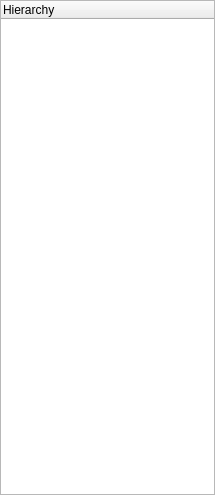
<?xml version="1.0" encoding="UTF-8"?>
<!--
  Copyright 2025 OSCHIP
  Licensed under the Apache License, Version 2.0 (the "License");
  you may not use this file except in compliance with the License.
  You may obtain a copy of the License at

      http://www.apache.org/licenses/LICENSE-2.0

  Unless required by applicable law or agreed to in writing, software
  distributed under the License is distributed on an "AS IS" BASIS,
  WITHOUT WARRANTIES OR CONDITIONS OF ANY KIND, either express or implied.
  See the License for the specific language governing permissions and
  limitations under the License.
-->
<ui version="4.0">
 <class>Instance</class>
 <widget class="QMainWindow" name="Instance">
  <property name="geometry">
   <rect>
    <x>0</x>
    <y>0</y>
    <width>215</width>
    <height>495</height>
   </rect>
  </property>
  <property name="sizePolicy">
   <sizepolicy hsizetype="Expanding" vsizetype="Expanding">
    <horstretch>0</horstretch>
    <verstretch>0</verstretch>
   </sizepolicy>
  </property>
  <property name="windowTitle">
   <string>MainWindow</string>
  </property>
  <widget class="QWidget" name="centralwidget">
   <property name="sizePolicy">
    <sizepolicy hsizetype="Expanding" vsizetype="Expanding">
     <horstretch>0</horstretch>
     <verstretch>0</verstretch>
    </sizepolicy>
   </property>
   <layout class="QHBoxLayout" name="horizontalLayout">
    <property name="leftMargin">
     <number>0</number>
    </property>
    <property name="topMargin">
     <number>0</number>
    </property>
    <property name="rightMargin">
     <number>0</number>
    </property>
    <property name="bottomMargin">
     <number>0</number>
    </property>
    <item>
     <widget class="QTreeWidget" name="treeWidget">
      <column>
       <property name="text">
        <string notr="true">Hierarchy</string>
       </property>
      </column>
     </widget>
    </item>
   </layout>
  </widget>
 </widget>
 <resources/>
 <connections/>
</ui>
